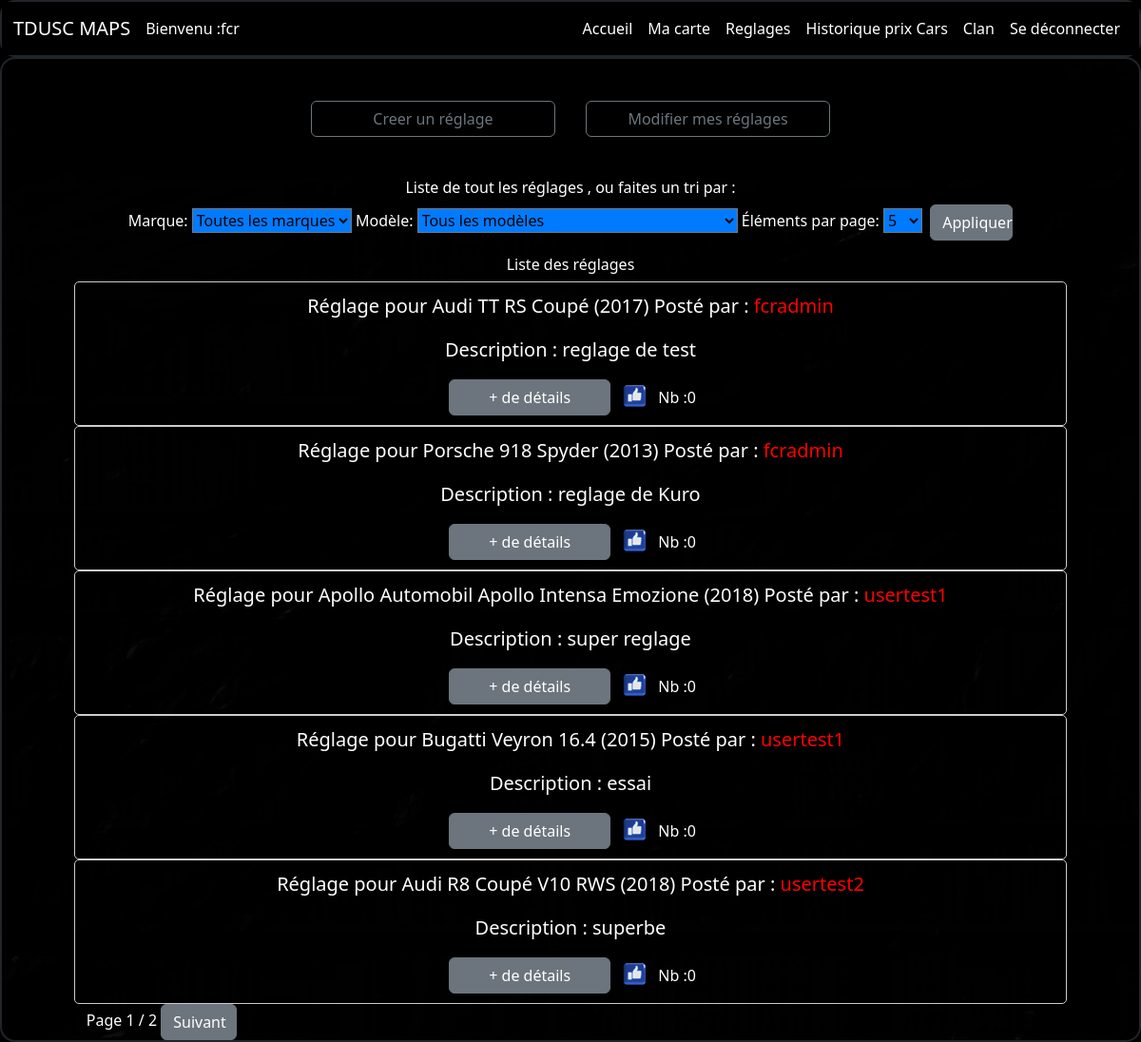
Page /reglages/ (signed in) on the committed database.
### authentication/models.py (models this page shows, shortened)
class CustomUser(AbstractBaseUser, PermissionsMixin):
    username = models.CharField(max_length=30, unique=True)
    email = models.EmailField(unique=True)
    friends = models.ManyToManyField('self', blank=True, symmetrical=False, related_name='friend_of')
    is_staff = models.BooleanField(default=False)  # Permet l'accès à l'admin
    is_superuser = models.BooleanField(default=False)  # Superutilisateur
    USERNAME_FIELD = 'username'
    REQUIRED_FIELDS = ['email']
    objects = CustomUserManager()
    def __str__(self):
        return self.username

### tduscmap/models.py (models this page shows, shortened)
class Reglage(models.Model):
    car = models.ForeignKey(Car, on_delete=models.CASCADE)
    user = models.ForeignKey(CustomUser, on_delete=models.CASCADE)
    description = models.TextField(blank=True)
    configurationreglage = models.ForeignKey(
        ConfigurationReglage, on_delete=models.CASCADE
    )
    rapport_final = models.DecimalField(max_digits=5, decimal_places=2)
    premiere_vitesse = models.DecimalField(max_digits=4, decimal_places=2)
    deuxieme_vitesse = models.DecimalField(max_digits=4, decimal_places=2)
    troisieme_vitesse = models.DecimalField(
        max_digits=6, decimal_places=2, null=True, blank=True
    )
    quatrieme_vitesse = models.DecimalField(
        max_digits=6, decimal_places=2, null=True, blank=True
    )
    cinquieme_vitesse = models.DecimalField(
        max_digits=6, decimal_places=2, null=True, blank=True
    )
    sixieme_vitesse = models.DecimalField(
        max_digits=6, decimal_places=2, null=True, blank=True
    )
    septieme_vitesse = models.DecimalField(
        max_digits=6, decimal_places=2, null=True, blank=True
    )
    huitieme_vitesse = models.DecimalField(
        max_digits=6, decimal_places=2, null=True, blank=True
    )
    appui_aerodynamique_avant = models.DecimalField(
        max_digits=3, decimal_places=2
    )
    appui_aerodynamique_arriere = models.DecimalField(
        max_digits=3, decimal_places=2
    )
    taille_suspension_arriere = models.DecimalField(
        max_digits=6, decimal_places=2
    )
    taille_suspension_avant = models.DecimalField(
        max_digits=6, decimal_places=2
    )
    durete_ressorts_arriere = models.DecimalField(
        max_digits=5,
        decimal_places=2,
        validators=[MinValueValidator(80), MaxValueValidator(120)],
    )
    durete_ressorts_avant = models.DecimalField(
        max_digits=5,
        decimal_places=2,
        validators=[MinValueValidator(80), MaxValueValidator(120)],
    )
    compression_amortisseurs_avant = models.DecimalField(
        max_digits=5,
        decimal_places=2,
        validators=[MinValueValidator(80), MaxValueValidator(120)],
    )
    compression_amortisseurs_arriere = models.DecimalField(
        max_digits=5,
        decimal_places=2,
        validators=[MinValueValidator(80), MaxValueValidator(120)],
    )
    decompression_amortisseurs_avant = models.DecimalField(
        max_digits=5,
        decimal_places=2,
        validators=[MinValueValidator(80), MaxValueValidator(120)],
    )
    decompression_amortisseurs_arriere = models.DecimalField(
        max_digits=5,
        decimal_places=2,
        validators=[MinValueValidator(80), MaxValueValidator(120)],
    )
    acceleration_avant = models.DecimalField(
        max_digits=6, decimal_places=2, null=True, blank=True
    )
    deceleration_avant = models.DecimalField(
        max_digits=6, decimal_places=2, null=True, blank=True
    )
    freinage_avant = models.DecimalField(
        max_digits=6, decimal_places=2, null=True, blank=True
    )
    distribution_puissance_avant_arriere = models.DecimalField(
        max_digits=6, decimal_places=2, null=True, blank=True
    )
    acceleration_centrale = models.DecimalField(
        max_digits=6, decimal_places=2, null=True, blank=True
    )
    deceleration_centrale = models.DecimalField(
        max_digits=6, decimal_places=2, null=True, blank=True
    )
    freinage_central = models.DecimalField(
        max_digits=6, decimal_places=2, null=True, blank=True
    )
    acceleration_arriere = models.IntegerField(
        validators=[MinValueValidator(0), MaxValueValidator(100)]
    )
    deceleration_arriere = models.IntegerField(
        validators=[MinValueValidator(0), MaxValueValidator(100)]
    )
    freinage_arriere = models.IntegerField(
        validators=[MinValueValidator(0), MaxValueValidator(100)]
    )
    durete_barre_antiroulis_avant = models.IntegerField(
        validators=[MinValueValidator(0), MaxValueValidator(100)]
    )
    durete_barre_antiroulis_arriere = models.IntegerField(
        validators=[MinValueValidator(0), MaxValueValidator(100)]
    )
    angle_carrossage_arriere = models.DecimalField(
        max_digits=3,
        decimal_places=2,
        validators=[MinValueValidator(-6), MaxValueValidator(3)],
    )
    angle_carrossage_avant = models.DecimalField(
        max_digits=3,
        decimal_places=2,
        validators=[MinValueValidator(-6), MaxValueValidator(3)],
    )
    pression_pneus_arriere = models.DecimalField(
        max_digits=6, decimal_places=2, null=True, blank=True
    )
    pression_pneus_avant = models.DecimalField(
        max_digits=6, decimal_places=2, null=True, blank=True
    )
    repartiteur_freinage_avant = models.IntegerField(
        validators=[MinValueValidator(0), MaxValueValidator(100)]
    )
    pression_freinage = models.IntegerField(
        validators=[MinValueValidator(-1000), MaxValueValidator(1000)]
    )
    created_at = models.DateTimeField(auto_now_add=True)

class Car(models.Model):
    MARQUES = [
        ("Abarth", "Abarth"),
        ("AC", "AC"),
        ("Alfa Romeo", "Alfa Romeo"),
        ("Alpine", "Alpine"),
        ("Apollo Automobil", "Apollo Automobil"),
        ("Aston Martin", "Aston Martin"),
        ("Audi", "Audi"),
        ("Bentley", "Bentley"),
        ("BMW", "BMW"),
        ("Bugatti", "Bugatti"),
        ("Caterham", "Caterham"),
        ("Chevrolet", "Chevrolet"),
        ("Citroën", "Citroën"),
        ("Dodge", "Dodge"),
        ("Ferrari", "Ferrari"),
        ("Ford", "Ford"),
        ("Jaguar", "Jaguar"),
        ("Koenigsegg", "Koenigsegg"),
        ("Lamborghini", "Lamborghini"),
        ("Land Rover", "Land Rover"),
        ("Lancia", "Lancia"),
        ("Lotus", "Lotus"),
        ("Maserati", "Maserati"),
        ("McLaren", "McLaren"),
        ("MercedesAMG", "MercedesAMG"),
        ("MercedesBenz", "MercedesBenz"),
        ("Mini", "Mini"),
        ("Nissan", "Nissan"),
        ("Porsche", "Porsche"),
        ("Shelby", "Shelby"),
        ("Sientero", "Sientero"),
        ("WMotors", "WMotors"),
        ("Volkswagen", "Volkswagen"),
        ("W Motors", "W Motors"),
    ]
    TRANSMISSIONS = [
        ("RWD", "RWD"),
        ("FWD", "FWD"),
        ("4WD", "4WD"),
    ]
    CATEGORIES = [
        ("A", "Catégorie A"),
        ("B", "Catégorie B"),
        ("C", "Catégorie C"),
        ("D", "Catégorie D"),
        ("E", "Catégorie E"),
        ("F", "Catégorie F"),
        ("G", "Catégorie G"),
        ("H", "Catégorie H"),
    ]
    RARETES = [
        ("légendaire", "Légendaire"),
        ("épique", "Épique"),
        ("rare", "Rare"),
        ("commun", "Commun"),
        ("peu commun", "Peu commun"),
        (None, "Aucune"),
    ]
    marque = models.CharField(max_length=50, choices=MARQUES)
    modele = models.CharField(max_length=50)
    annee = models.PositiveIntegerField(null=True)
    transmission = models.CharField(
        max_length=3, choices=TRANSMISSIONS, null=True
    )
    ip = models.PositiveIntegerField(null=True)
    categorie = models.CharField(max_length=1, choices=CATEGORIES, null=True)
    rarete = models.CharField(
        max_length=10, choices=RARETES, blank=True, null=True
    )
    prix_initial = models.PositiveIntegerField(null=True)
    def __str__(self):
        return f"{self.marque} {self.modele} ({self.annee})"

### tduscmap/views.py (the view)
# urls.py: path("reglages/", tduscmap.views.liste_reglages, name="liste_reglages"),
@login_required
def liste_reglages(request):
    reglages = (
        Reglage.objects.all()
        .annotate(like_count=Count("likes"))
        .prefetch_related(Prefetch("car"))
    )
    query = Q()
    marque = request.GET.get("marque")
    modele = request.GET.get("modele")
    if marque:
        query &= Q(car__marque__icontains=marque)
    if modele:
        query &= Q(car__modele__icontains=modele)
    reglages = reglages.filter(query)
    order_by = request.GET.get(
        "order_by", "-like_count"
    )  # Permet de trier par d'autres champs
    reglages = reglages.order_by(order_by)
    marques = Car.objects.values_list("marque", flat=True).distinct()
    modeles = Car.objects.values_list("modele", flat=True).distinct()
    limit = int(request.GET.get("limit", 5))  # Valeur par défaut 10
    paginator = Paginator(reglages, limit)  # 25 résultats par page
    page = request.GET.get("page")
    try:
        reglages = paginator.page(page)
    except PageNotAnInteger:
        reglages = paginator.page(1)
    except EmptyPage:
        reglages = paginator.page(paginator.num_pages)
    page_number = request.GET.get("page")
    page_obj = paginator.get_page(page_number)
    return render(
        request,
        "tduscmap/liste_reglages.html",
        {
            "reglages": page_obj,
            "marques": marques,
            "modeles": modeles,
            "paginator": paginator,
            "page": page_number,
            "limit": limit,
        },
    )

### templates/tduscmap/liste_reglages.html (shortened to what this page needs)
{% extends 'base.html' %}
{% block content %}
{% load static %}
<link rel="stylesheet" href="{% static 'stylesmymaps.css' %}" type="text/css">
<div class="container text-center px-5">
      <div class="white-background">
        <div class="row justify-content-center py-4">
          <a
            class="col-3 btn btn-outline-secondary me-3"
             href="{% url 'choix_modele' %}"
          >Creer un réglage</a>
          <a
            class="col-3 btn btn-outline-secondary ms-3"
            href="{% url 'mes_reglages' %}"
          >Modifier mes réglages</a
            >
        </div>
    </div>
<h6>Liste de tout les réglages , ou faites un tri par :</h6>
<form method="get" data-url="{% url 'liste_reglages' %}" id="reglages-form">
    <label for="marque">Marque:</label>
    <select  class="my-select" name="marque" id="marque">
        <option value="">Toutes les marques</option>
    </select>
    <label for="modele">Modèle:</label>
    <select class="my-select" name="modele" id="modele">
        <option value="">Tous les modèles</option>
    </select>
    <form method="get">
        <label for="limit">Éléments par page:</label>
        <select class="my-select" name="limit" id="limit">
            <option value="5">5</option>
        </select>
        <button class="col-1 btn btn-secondary ms-1" type="submit">Appliquer</button>
    </form>
<h6>Liste des réglages</h6>
    {% for reglage in reglages %}
    <div class="reglage">
        <p class="titre-reglage">Réglage pour {{ reglage.car }}  Posté par : <span style="color: red;">{{ reglage.user }}</span></p>
        <p class="titre-reglage">Description : {{ reglage.description }}</p>
        <div class="like-container">
        <a class="col-2 btn btn-secondary ms-1" href="{% url 'detail_reglage' reglage.id %}">+ de détails</a>
            <img src="{% static 'images/likes.png' %}" alt="icône de like" >
            <span> Nb :{{ reglage.like_count }}</span>
          </div>
        </div>
    {% endfor %}
{% if paginator.num_pages > 1 %}
<div class="container">
    <div class="pagination centered">
        <span class="step-links">
            <span class="current">
                Page {{ reglages.number }} / {{ paginator.num_pages }}
            </span>
            {% if reglages.has_next %}
                <a class="col-6 btn btn-secondary "href="?page={{ reglages.next_page_number }}">Suivant</a>
            {% endif %}
        </span>
    </div>
</div>
{% endif %}
{% endblock %}

### templates/base.html (shortened to what this page needs)
{% load static %}
<html lang="fr" xmlns="http://www.w3.org/1999/html">
  <head>
    <link rel="stylesheet" href="{% static 'style.css' %}" />
    <link rel="stylesheet" href="{% static 'css/bootstrap.min.css' %}" />
  </head>
  <body>
    <div class="container-fluid border border-2 border-dark rounded-4 ml-3 p-0">
      <nav class="navbar navbar-expand-lg navbar-dark custom-navbar" role="navigation" aria-label="Navigation principale">
        <div class="container-fluid">
            <a class="navbar-brand" role="navigation" aria-label="Retour page d accueil" href="{% url 'home' %}">TDUSC MAPS</a>
            <a> Bienvenu   :  </a>{{ request.user }}
            <div class="collapse navbar-collapse" id="navbarNav">
                <ul class="navbar-nav ms-auto">
                    <li class="nav-item">
                        <a class="nav-link" href="{% url 'home' %}">Accueil</a>
                    </li>
                    <li class="nav-item"><a class="nav-link" href="{% url 'mymaps' %}">Ma carte</a></li>
                    <li class="nav-item"><a class="nav-link" href="{% url 'liste_reglages' %}">Reglages</a></li>
                    <li class="nav-item"><a class="nav-link" href="{% url 'car_select' %}">Historique prix Cars</a></li>
                    <li class="nav-item"><a class="nav-link" href="">Clan</a></li>
                    <li class="nav-item">
                        <a class="nav-link" href="{% url 'logout' %}">Se déconnecter</a>
                    </li>
                </ul>
            </div>
        </div>
    </nav>
    </div>
    <div class="container-fluid border border-2 border-dark rounded-4 ml-3 p-0">
      {% block content %}
      {% endblock %}
    </div>
  </body>
</html>

### static/style.css (style rules this page uses)
.custom-navbar { background-color: #000000 }
.custom-navbar .navbar-brand, .custom-navbar .nav-link { color: white !important; }
body { background-image: url("/static/images/fond.jpg"); background-size: cover; background-color: black; color: white; background-position: center; }
p { font-size: 20px; }
.white-background { background-color: black; padding: 20px; color: white; }

### static/stylesmymaps.css (style rules this page uses)
body { background-color: black; color: white; }
img { display: block; max-width:600px; max-height:200px; width: auto; height: auto; }
.pagination.centered { border-radius: 50px; text-align: center; }
.pagination::after { content: ""; display: table; clear: both; }
.like-container { display: flex; justify-content: center; align-items: center; }
.reglage { border: 1px solid #ccc; border-radius: 5px; padding: 10px; text-align: left; }
.titre-reglage { text-align: center; }
.my-select { background-color: #007bff; }

### rows in the picture
CustomUser: user "fcr"
Reglage: car "Audi TT RS Coupé (2017)", user "fcradmin", description "reglage de test", like_count "0"
Reglage: car "Porsche 918 Spyder (2013)", user "fcradmin", description "reglage de Kuro", like_count "0"
Reglage: car "Apollo Automobil Apollo Intensa Emozione (2018)", user "usertest1", description "super reglage", like_count "0"
Reglage: car "Bugatti Veyron 16.4 (2015)", user "usertest1", description "essai", like_count "0"
Reglage: car "Audi R8 Coupé V10 RWS (2018)", user "usertest2", description "superbe", like_count "0"

### other values in the picture
{{ reglages.number }} "1"
{{ paginator.num_pages }} "2"
